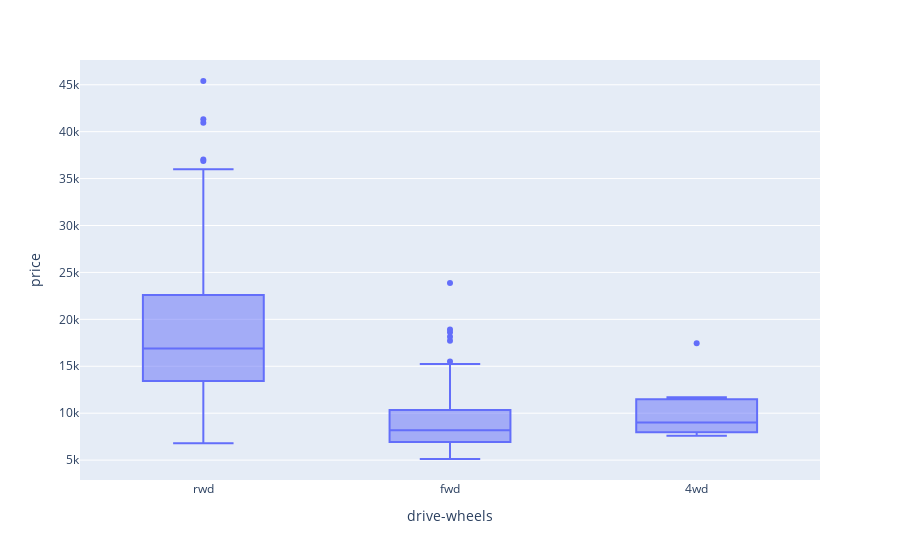

Notebook cell for this chart:
### Code cell
fig = px.box(df, x='drive-wheels',y='price')
fig.show()

### Figure 1 — Plotly figure (JSON) as saved in the notebook; plotly's stock layout.template omitted (floating-point values rounded to 4 significant figures; data arrays with more than 128 entries replaced by an {"elided": "..."} marker saying what was removed)
{"data": [{"alignmentgroup": "True", "hovertemplate": "drive-wheels=%{x}<br>price=%{y}<extra></extra>", "legendgroup": "", "marker": {"color": "#636efa"}, "name": "", "notched": false, "offsetgroup": "", "orientation": "v", "showlegend": false, "type": "box", "x": {"elided": "201 str values"}, "x0": " ", "xaxis": "x", "y": {"elided": "201 int values"}, "y0": " ", "yaxis": "y"}], "layout": {"boxmode": "group", "legend": {"tracegroupgap": 0}, "margin": {"t": 60}, "xaxis": {"anchor": "y", "domain": [0, 1], "title": {"text": "drive-wheels"}}, "yaxis": {"anchor": "x", "domain": [0, 1], "title": {"text": "price"}}}}
